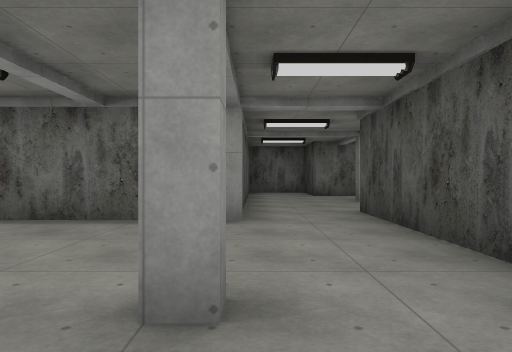
view 1 (above)

16 first-person views from a walk through a 3-D level made in the Godot game engine. The camera is 1.3 m above the floor, looks level and sees 70° across. The floor is counted in squares, 2 m on a side. Each view is taken from the middle of a square. On the plan, view 1 faces up. The plan holds only what a view shows up to about 11 squares ahead; the rest is blank. The place goes on beyond the plan. Flat picture figures and markers are not drawn. Some surface patterns are stand-ins.

view 2
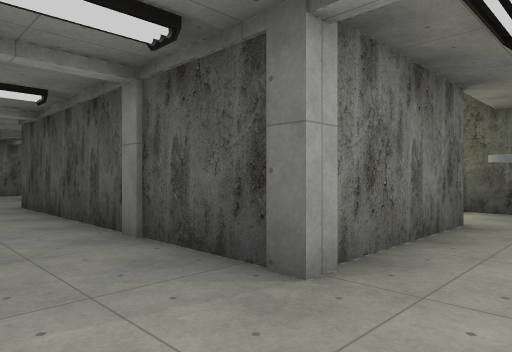

view 3
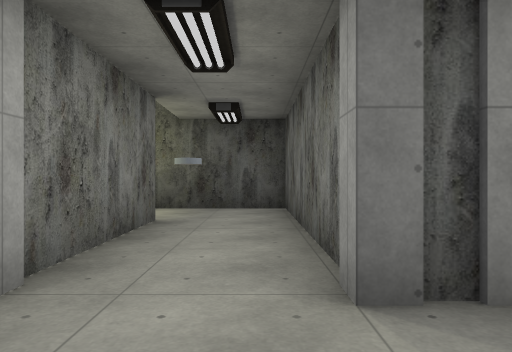

view 4
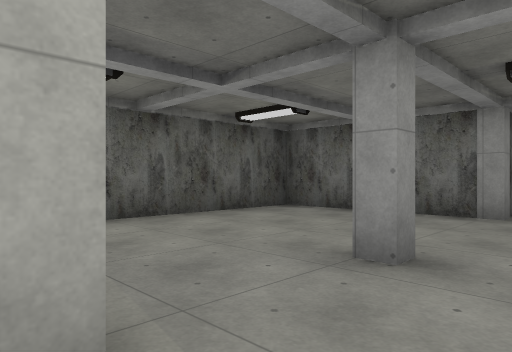

view 5
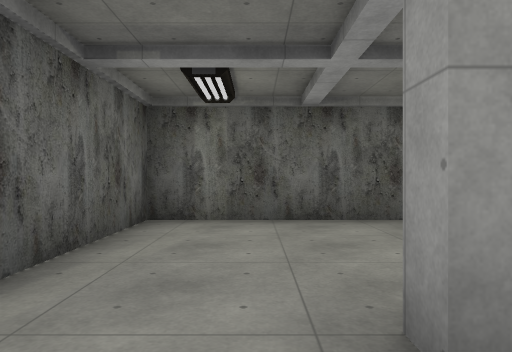

view 6
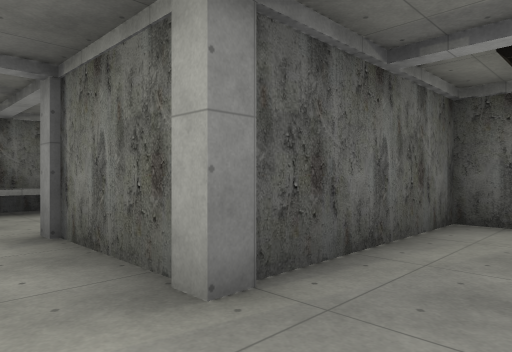

view 7
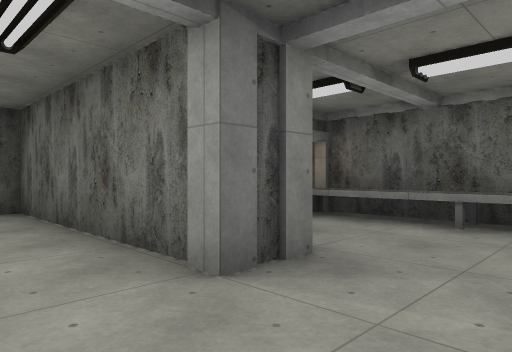

view 8
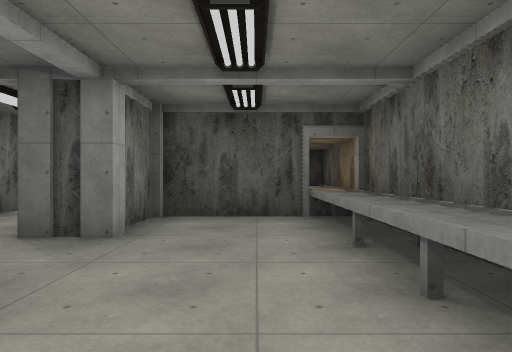

view 9
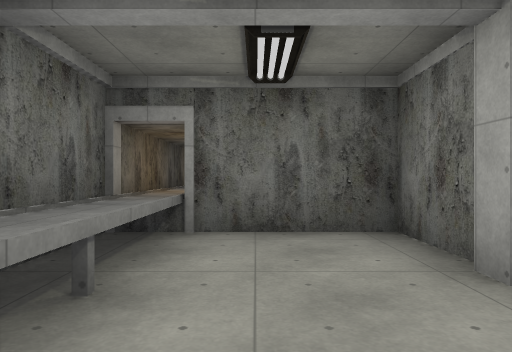

view 10
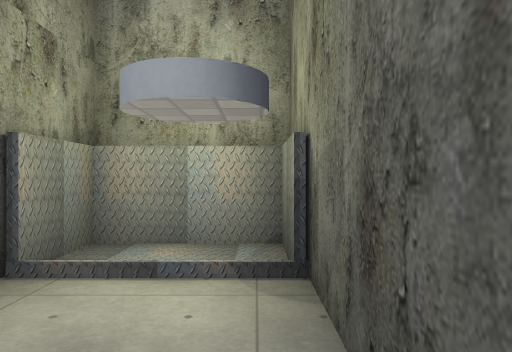

view 11
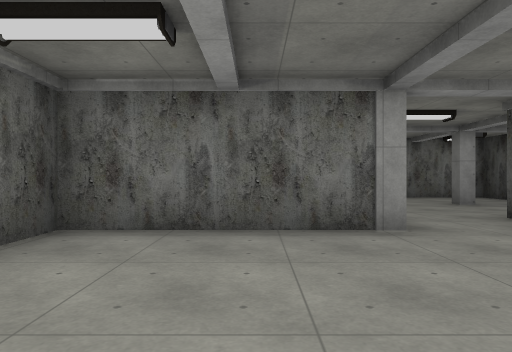

view 12
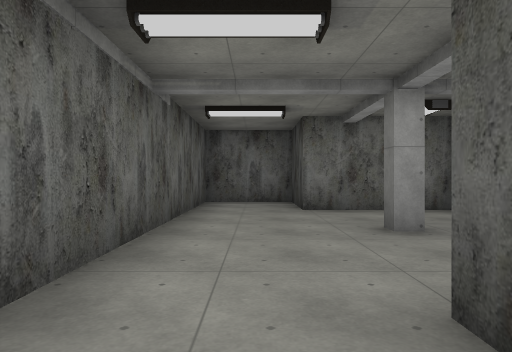

view 13
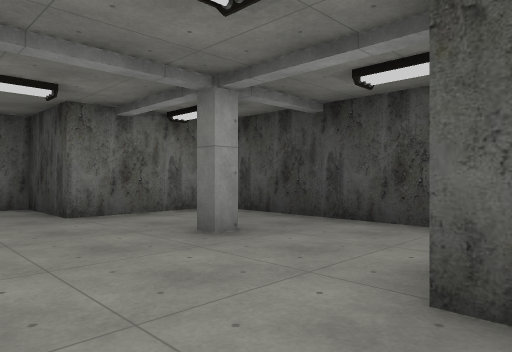

view 14
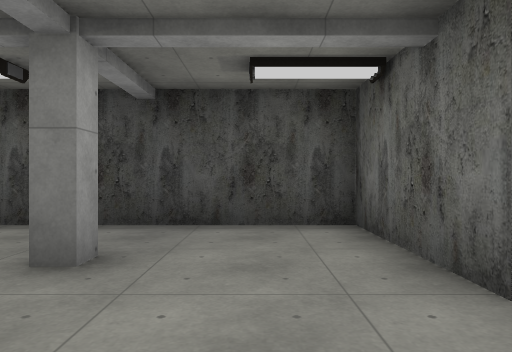

view 15
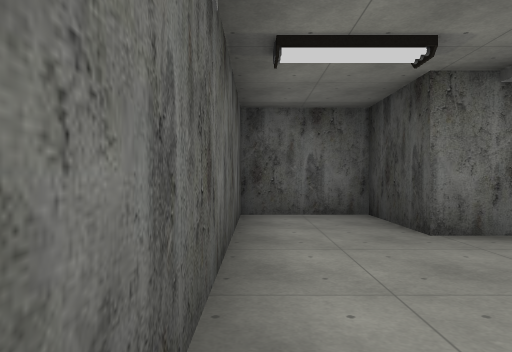

view 16
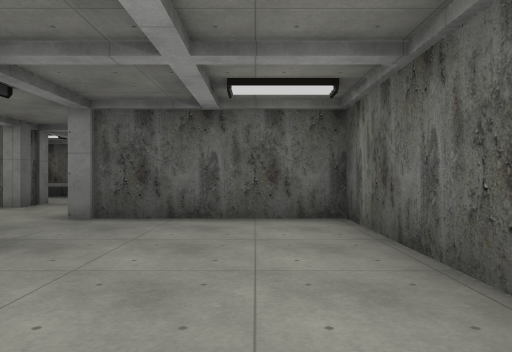

### Floor plan
Key: @ floor where view 1 was taken; # wall or solid block; . floor; ^ raised ledge.
Columns run from 7 left of view 1 to 8 right of it. Each row starts with its distance up from view 1.
 15       ####
 14       #..#
 13       #..#
 12       #..####
 11       #.....#
 10       #.....#
  9       #...#.#
  8       #.....#
  7       #.....#
  6   #####..####
  5   #......#
  4   #......#
  3   #......#
  2   #....#.#  ####
  1   #......#  #..#
  0   #....@.####..#
 -1   #####........#
 -2      ##........#
 -3     ###..#######
 -4     #......#
 -5     #......#
 -6    ^^^^^^^^^^^^
 -7 ###############

Positions as (right, up) in squares from view 1, and headings:
1: (0, 0), facing up
2: (0, -2), facing up-right
3: (0, -2), facing right
4: (1, -1), facing up-left
5: (1, 1), facing left
6: (1, 1), facing down-left
7: (0, -1), facing down-right
8: (-2, -5), facing right
9: (2, -5), facing left
10: (7, -2), facing up
11: (-2, 1), facing up
12: (1, 5), facing up
13: (0, 6), facing up-right
14: (0, 8), facing right
15: (0, 8), facing up
16: (-3, 5), facing down
